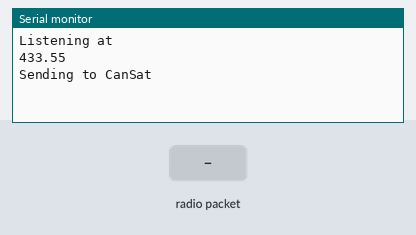
This sketch was run on a simulated Arduino Uno, built with avr-gcc and run on an emulated ATmega328P. Shown: the last lines printed to the serial monitor. The inputs (shaded band) are chosen by the test bench. No radio packets arrive unless stated.

Above: at 1.2 s.
1.3 s: radio packet "1" arrives
At 1.56 s:
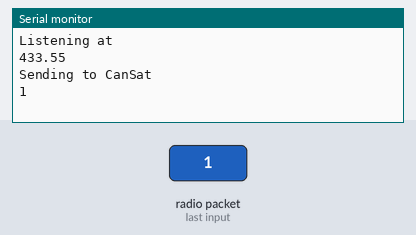
2.8 s: radio packet "0" arrives
At 4.0 s:
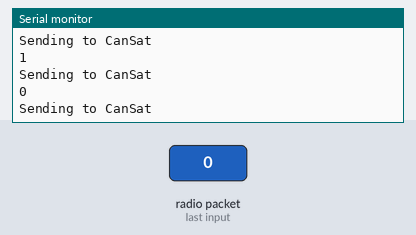
4.3 s: radio packet "2" arrives
At 4.57 s:
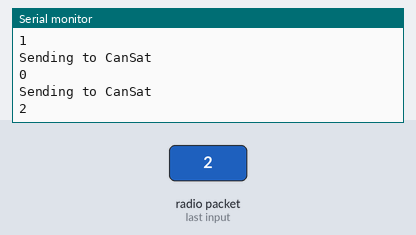
Timing chart, 0 to 7.3 s (numbered marks = the images above; inputs shaded):
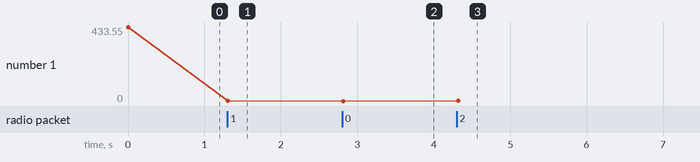

Measured:
- after the input at 1.3 s, the serial monitor: prints a new line at once (image 1)
- after the input at 2.8 s, the serial monitor: prints a new line at once (image 2)
- after the input at 4.3 s, the serial monitor: prints a new line at once (image 3)
- plotted number 1: 433.55 → 1 after the input at 1.3 s, 1 → 0 after the input at 2.8 s, 0 → 2 after the input at 4.3 s

The sketch:

Groundstation_TEST.ino
```cpp
// rf95_client.pde
// -*- mode: C++ -*-
// Example sketch showing how to create a simple messageing client
// with the RH_RF95 class. RH_RF95 class does not provide for addressing or
// reliability, so you should only use RH_RF95 if you do not need the higher
// level messaging abilities.
// It is designed to work with the other example rf95_server
// Tested with Anarduino MiniWirelessLoRa, Rocket Scream Mini Ultra Pro with the RFM95W

#include <SPI.h>
#include <RH_RF95.h>

#define RF95_FREQ     433.55


// Singleton instance of the radio driver
RH_RF95 rf95;


void setup()
{
  Serial.begin(115200);
  if (!rf95.init())
    Serial.println("init failed");


    Serial.println("Listening at "); Serial.println(RF95_FREQ);
    rf95.setFrequency(RF95_FREQ);
}

void loop()
{
  Serial.println("Sending to CanSat");
  // Send a message to rf95_server
  uint8_t data[] = "Hello World!";
  rf95.send(data, sizeof(data));

  rf95.waitPacketSent();
  // Now wait for a reply
  uint8_t buf[RH_RF95_MAX_MESSAGE_LEN];
  uint8_t len = sizeof(buf);

  if (rf95.waitAvailableTimeout(3000))
  {
    // Should be a reply message for us now
    if (rf95.recv(buf, &len))
   {
      Serial.println((char*)buf);
//      Serial.print("RSSI: ");
//      Serial.println(rf95.lastRssi(), DEC);
    }
    else
    {
      Serial.println("recv failed");
    }
  }
  else
  {
    Serial.println("No reply, is rf95_server running?");
  }
  delay(400);
}
```
